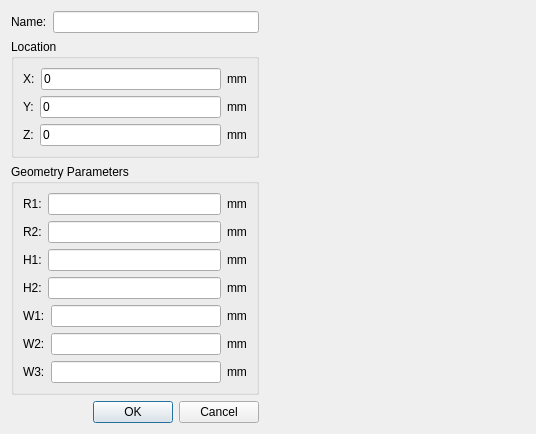
<?xml version="1.0" encoding="UTF-8"?>
<ui version="4.0">
 <class>CreateBoxComplex</class>
 <widget class="QDialog" name="CreateBoxComplex">
  <property name="geometry">
   <rect>
    <x>0</x>
    <y>0</y>
    <width>536</width>
    <height>421</height>
   </rect>
  </property>
  <property name="windowTitle">
   <string>Floating body</string>
  </property>
  <layout class="QGridLayout" name="gridLayout_4">
   <item row="0" column="0">
    <layout class="QHBoxLayout" name="horizontalLayout_12">
     <item>
      <layout class="QVBoxLayout" name="verticalLayout">
       <item>
        <layout class="QHBoxLayout" name="horizontalLayout_11">
         <item>
          <widget class="QLabel" name="label_10">
           <property name="text">
            <string>Name:</string>
           </property>
          </widget>
         </item>
         <item>
          <widget class="QLineEdit" name="namelineEdit"/>
         </item>
        </layout>
       </item>
       <item>
        <layout class="QGridLayout" name="gridLayout_3">
         <item row="0" column="0">
          <widget class="QGroupBox" name="groupBox_2">
           <property name="title">
            <string>Location</string>
           </property>
           <layout class="QGridLayout" name="gridLayout_5">
            <item row="0" column="0">
             <layout class="QGridLayout" name="gridLayout">
              <item row="0" column="0">
               <layout class="QHBoxLayout" name="horizontalLayout_2">
                <item>
                 <widget class="QLabel" name="label">
                  <property name="text">
                   <string>X:</string>
                  </property>
                 </widget>
                </item>
                <item>
                 <widget class="QLineEdit" name="lineEdit_X">
                  <property name="text">
                   <string>0</string>
                  </property>
                 </widget>
                </item>
                <item>
                 <widget class="QLabel" name="label_9">
                  <property name="text">
                   <string>mm</string>
                  </property>
                 </widget>
                </item>
               </layout>
              </item>
              <item row="1" column="0">
               <layout class="QHBoxLayout" name="horizontalLayout_3">
                <item>
                 <widget class="QLabel" name="label_2">
                  <property name="text">
                   <string>Y:</string>
                  </property>
                 </widget>
                </item>
                <item>
                 <widget class="QLineEdit" name="lineEdit_Y">
                  <property name="text">
                   <string>0</string>
                  </property>
                 </widget>
                </item>
                <item>
                 <widget class="QLabel" name="label_11">
                  <property name="text">
                   <string>mm</string>
                  </property>
                 </widget>
                </item>
               </layout>
              </item>
              <item row="2" column="0">
               <layout class="QHBoxLayout" name="horizontalLayout_5">
                <item>
                 <widget class="QLabel" name="label_3">
                  <property name="text">
                   <string>Z:</string>
                  </property>
                 </widget>
                </item>
                <item>
                 <widget class="QLineEdit" name="lineEdit_Z">
                  <property name="text">
                   <string>0</string>
                  </property>
                 </widget>
                </item>
                <item>
                 <widget class="QLabel" name="label_12">
                  <property name="text">
                   <string>mm</string>
                  </property>
                 </widget>
                </item>
               </layout>
              </item>
             </layout>
            </item>
           </layout>
          </widget>
         </item>
         <item row="1" column="0">
          <widget class="QGroupBox" name="groupBox">
           <property name="title">
            <string>Geometry Parameters</string>
           </property>
           <layout class="QGridLayout" name="gridLayout_2">
            <item row="0" column="0">
             <layout class="QHBoxLayout" name="horizontalLayout_4">
              <item>
               <widget class="QLabel" name="label_4">
                <property name="text">
                 <string>R1:</string>
                </property>
               </widget>
              </item>
              <item>
               <widget class="QLineEdit" name="lineEdit_CY1R">
                <property name="text">
                 <string/>
                </property>
               </widget>
              </item>
              <item>
               <widget class="QLabel" name="label_13">
                <property name="text">
                 <string>mm</string>
                </property>
               </widget>
              </item>
             </layout>
            </item>
            <item row="1" column="0">
             <layout class="QHBoxLayout" name="horizontalLayout_8">
              <item>
               <widget class="QLabel" name="label_20">
                <property name="text">
                 <string>R2:</string>
                </property>
               </widget>
              </item>
              <item>
               <widget class="QLineEdit" name="lineEdit_FR">
                <property name="text">
                 <string/>
                </property>
               </widget>
              </item>
              <item>
               <widget class="QLabel" name="label_21">
                <property name="text">
                 <string>mm</string>
                </property>
               </widget>
              </item>
             </layout>
            </item>
            <item row="2" column="0">
             <layout class="QHBoxLayout" name="horizontalLayout_6">
              <item>
               <widget class="QLabel" name="label_5">
                <property name="text">
                 <string>H1:</string>
                </property>
               </widget>
              </item>
              <item>
               <widget class="QLineEdit" name="lineEdit_CY1H">
                <property name="text">
                 <string/>
                </property>
               </widget>
              </item>
              <item>
               <widget class="QLabel" name="label_14">
                <property name="text">
                 <string>mm</string>
                </property>
               </widget>
              </item>
             </layout>
            </item>
            <item row="3" column="0">
             <layout class="QHBoxLayout" name="horizontalLayout_10">
              <item>
               <widget class="QLabel" name="label_7">
                <property name="text">
                 <string>H2:</string>
                </property>
               </widget>
              </item>
              <item>
               <widget class="QLineEdit" name="lineEdit_Box2H">
                <property name="text">
                 <string/>
                </property>
               </widget>
              </item>
              <item>
               <widget class="QLabel" name="label_15">
                <property name="text">
                 <string>mm</string>
                </property>
               </widget>
              </item>
             </layout>
            </item>
            <item row="4" column="0">
             <layout class="QHBoxLayout" name="horizontalLayout_7">
              <item>
               <widget class="QLabel" name="label_6">
                <property name="text">
                 <string>W1:</string>
                </property>
               </widget>
              </item>
              <item>
               <widget class="QLineEdit" name="lineEdit_Box1W">
                <property name="text">
                 <string/>
                </property>
               </widget>
              </item>
              <item>
               <widget class="QLabel" name="label_16">
                <property name="text">
                 <string>mm</string>
                </property>
               </widget>
              </item>
             </layout>
            </item>
            <item row="5" column="0">
             <layout class="QHBoxLayout" name="horizontalLayout_9">
              <item>
               <widget class="QLabel" name="label_8">
                <property name="text">
                 <string>W2:</string>
                </property>
               </widget>
              </item>
              <item>
               <widget class="QLineEdit" name="lineEdit_Box2W">
                <property name="sizePolicy">
                 <sizepolicy hsizetype="Expanding" vsizetype="Fixed">
                  <horstretch>0</horstretch>
                  <verstretch>0</verstretch>
                 </sizepolicy>
                </property>
                <property name="text">
                 <string/>
                </property>
               </widget>
              </item>
              <item>
               <widget class="QLabel" name="label_17">
                <property name="sizePolicy">
                 <sizepolicy hsizetype="Preferred" vsizetype="Preferred">
                  <horstretch>0</horstretch>
                  <verstretch>0</verstretch>
                 </sizepolicy>
                </property>
                <property name="text">
                 <string>mm</string>
                </property>
               </widget>
              </item>
             </layout>
            </item>
            <item row="6" column="0">
             <layout class="QHBoxLayout" name="horizontalLayout">
              <item>
               <widget class="QLabel" name="label_18">
                <property name="text">
                 <string>W3:</string>
                </property>
               </widget>
              </item>
              <item>
               <widget class="QLineEdit" name="lineEdit_Box3W">
                <property name="text">
                 <string/>
                </property>
               </widget>
              </item>
              <item>
               <widget class="QLabel" name="label_19">
                <property name="text">
                 <string>mm</string>
                </property>
               </widget>
              </item>
             </layout>
            </item>
           </layout>
          </widget>
         </item>
        </layout>
       </item>
       <item>
        <widget class="QDialogButtonBox" name="buttonBox">
         <property name="orientation">
          <enum>Qt::Horizontal</enum>
         </property>
         <property name="standardButtons">
          <set>QDialogButtonBox::Cancel|QDialogButtonBox::Ok</set>
         </property>
        </widget>
       </item>
      </layout>
     </item>
     <item>
      <widget class="QLabel" name="label_22">
       <property name="minimumSize">
        <size>
         <width>260</width>
         <height>400</height>
        </size>
       </property>
       <property name="maximumSize">
        <size>
         <width>260</width>
         <height>400</height>
        </size>
       </property>
       <property name="styleSheet">
        <string notr="true">background-image: url(:/icons/futi.png);</string>
       </property>
       <property name="text">
        <string/>
       </property>
      </widget>
     </item>
    </layout>
   </item>
  </layout>
 </widget>
 <resources>
  <include location="resource/resource.qrc"/>
 </resources>
 <connections>
  <connection>
   <sender>buttonBox</sender>
   <signal>accepted()</signal>
   <receiver>CreateBoxComplex</receiver>
   <slot>accept()</slot>
   <hints>
    <hint type="sourcelabel">
     <x>248</x>
     <y>254</y>
    </hint>
    <hint type="destinationlabel">
     <x>157</x>
     <y>274</y>
    </hint>
   </hints>
  </connection>
  <connection>
   <sender>buttonBox</sender>
   <signal>rejected()</signal>
   <receiver>CreateBoxComplex</receiver>
   <slot>reject()</slot>
   <hints>
    <hint type="sourcelabel">
     <x>316</x>
     <y>260</y>
    </hint>
    <hint type="destinationlabel">
     <x>286</x>
     <y>274</y>
    </hint>
   </hints>
  </connection>
 </connections>
</ui>
